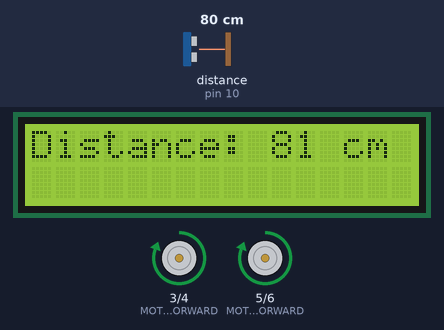
Bench run of a sketch on a simulated Arduino Uno, built with avr-gcc and run on an emulated ATmega328P. Shown: 16×2 character LCD, motor-driver pin pairs drawn as motors (green arrow = first pin HIGH = forward, orange = second pin HIGH = backward, longer = more drive). The inputs (shaded band) are chosen by the test bench; at power-on: distance to the obstacle (sensor on pin 10) 80 cm. The echo pulse lasts 58.3 µs per cm.

Above: at 1.2 s.
1.3 s: distance to the obstacle (sensor on pin 10) set to 2 cm
At 1.6 s:
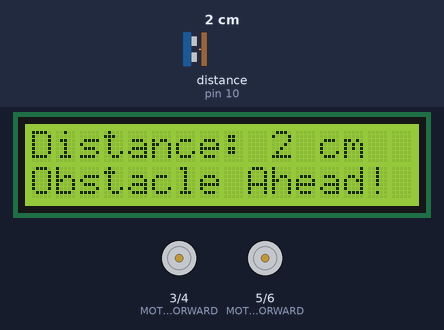
4.3 s: distance to the obstacle (sensor on pin 10) set to 60 cm
At 5.2 s:
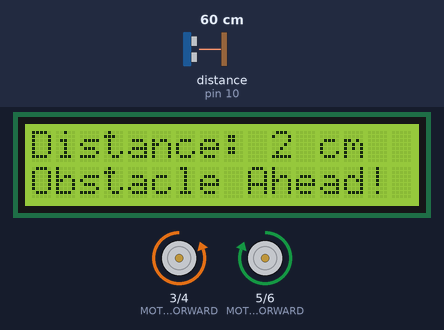
7.3 s: distance to the obstacle (sensor on pin 10) set to 4 cm
At 8.7 s:
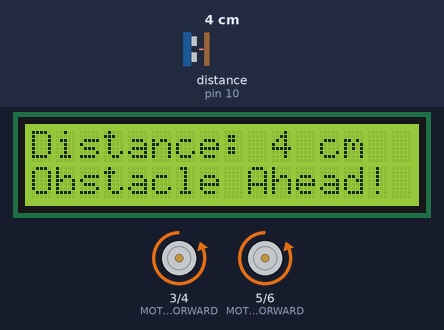
9.8 s: distance to the obstacle (sensor on pin 10) set to 35 cm
At 11.8 s:
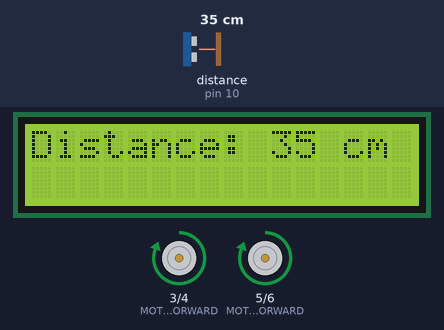
12.8 s: distance to the obstacle (sensor on pin 10) set to 250 cm
At 13.7 s:
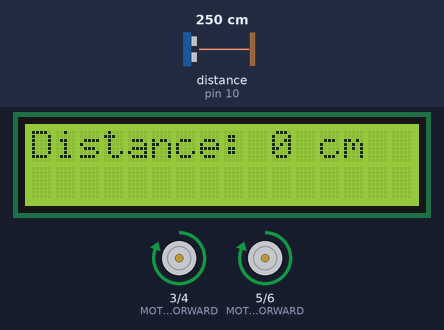
15.8 s: distance to the obstacle (sensor on pin 10) set to 120 cm
At 16.6 s:
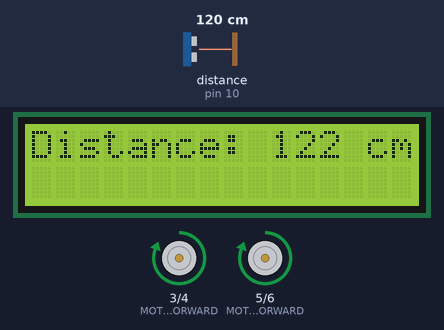
Timing chart, 0 to 18.8 s (numbered marks = the images above; inputs shaded):
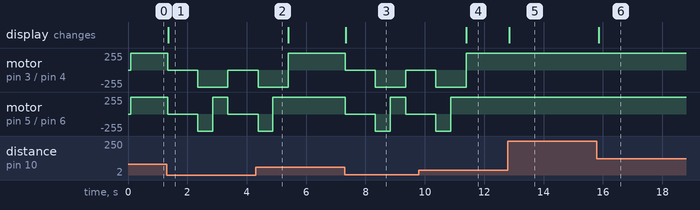

The sketch:

arduino.ino
```cpp
#include <Wire.h>
#include <LiquidCrystal_I2C.h>
#include <NewPing.h>

#define TRIG_PIN 9
#define ECHO_PIN 10
#define MAX_DISTANCE 200
#define MOTOR_LEFT_FORWARD 3
#define MOTOR_LEFT_BACKWARD 4
#define MOTOR_RIGHT_FORWARD 5
#define MOTOR_RIGHT_BACKWARD 6

NewPing sonar(TRIG_PIN, ECHO_PIN, MAX_DISTANCE);
LiquidCrystal_I2C lcd(0x27, 16, 2);

void setup() {
    pinMode(MOTOR_LEFT_FORWARD, OUTPUT);
    pinMode(MOTOR_LEFT_BACKWARD, OUTPUT);
    pinMode(MOTOR_RIGHT_FORWARD, OUTPUT);
    pinMode(MOTOR_RIGHT_BACKWARD, OUTPUT);

    lcd.begin(16, 2);
    lcd.backlight();
    lcd.setCursor(0, 0);
    lcd.print("Robot Ready");
}

void moveForward() {
    digitalWrite(MOTOR_LEFT_FORWARD, HIGH);
    digitalWrite(MOTOR_LEFT_BACKWARD, LOW);
    digitalWrite(MOTOR_RIGHT_FORWARD, HIGH);
    digitalWrite(MOTOR_RIGHT_BACKWARD, LOW);
}

void moveBackward() {
    digitalWrite(MOTOR_LEFT_FORWARD, LOW);
    digitalWrite(MOTOR_LEFT_BACKWARD, HIGH);
    digitalWrite(MOTOR_RIGHT_FORWARD, LOW);
    digitalWrite(MOTOR_RIGHT_BACKWARD, HIGH);
}

void turnLeft() {
    digitalWrite(MOTOR_LEFT_FORWARD, LOW);
    digitalWrite(MOTOR_LEFT_BACKWARD, HIGH);
    digitalWrite(MOTOR_RIGHT_FORWARD, HIGH);
    digitalWrite(MOTOR_RIGHT_BACKWARD, LOW);
    delay(500);
}

void turnRight() {
    digitalWrite(MOTOR_LEFT_FORWARD, HIGH);
    digitalWrite(MOTOR_LEFT_BACKWARD, LOW);
    digitalWrite(MOTOR_RIGHT_FORWARD, LOW);
    digitalWrite(MOTOR_RIGHT_BACKWARD, HIGH);
    delay(500);
}

void stopRobot() {
    digitalWrite(MOTOR_LEFT_FORWARD, LOW);
    digitalWrite(MOTOR_LEFT_BACKWARD, LOW);
    digitalWrite(MOTOR_RIGHT_FORWARD, LOW);
    digitalWrite(MOTOR_RIGHT_BACKWARD, LOW);
}

void loop() {
    int distance = sonar.ping_cm();
    lcd.clear();
    lcd.setCursor(0, 0);
    lcd.print("Distance: ");
    lcd.print(distance);
    lcd.print(" cm");

    if (distance > 0 && distance < 20) { // If obstacle detected within 20cm
        stopRobot();
        lcd.setCursor(0, 1);
        lcd.print("Obstacle Ahead!");
        delay(1000);
        moveBackward();
        delay(500);
        turnLeft();
    } else {
        moveForward();
    }
}
```

Measured:
- after the input at 4.3 s, motor on pin 5 (MOTOR_RIGHT_FORWARD) / pin 6 (MOTOR_RIGHT_BACKWARD): goes on until 4.9 s, then stays forward 255/255
- after the input at 9.8 s, motor on pin 5 (MOTOR_RIGHT_FORWARD) / pin 6 (MOTOR_RIGHT_BACKWARD): goes on until 10.9 s, then stays forward 255/255; the display: changes after 1.6 s (image 4)
- after the input at 12.8 s, the display: changes at once (image 5)
- after the input at 15.8 s, the display: changes after 0.06 s (image 6)
